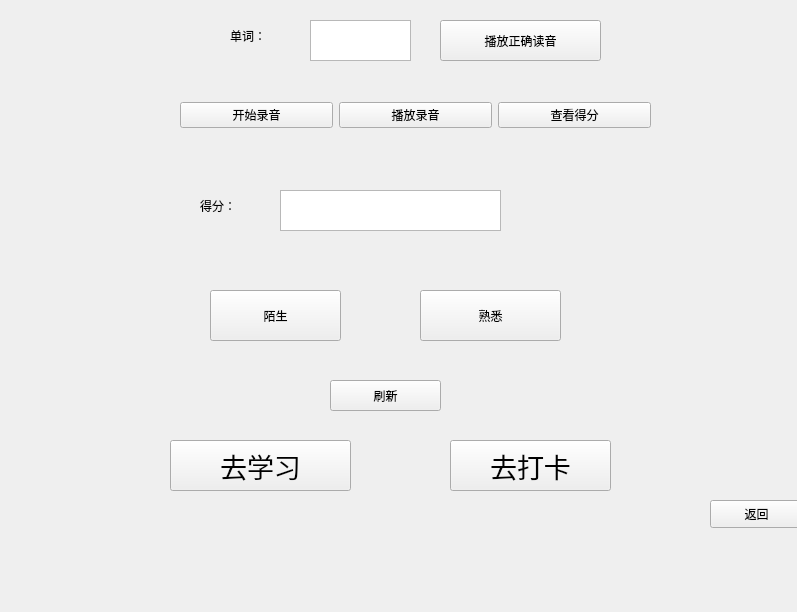
<?xml version="1.0" encoding="UTF-8"?>
<ui version="4.0">
 <class>review</class>
 <widget class="QWidget" name="review">
  <property name="geometry">
   <rect>
    <x>0</x>
    <y>0</y>
    <width>797</width>
    <height>612</height>
   </rect>
  </property>
  <property name="windowTitle">
   <string>复习</string>
  </property>
  <property name="styleSheet">
   <string notr="true">#review{border-image: url(:/new/prefix1/picture/timgOOEYZ94H.jpg)}</string>
  </property>
  <widget class="QPushButton" name="pushButton">
   <property name="geometry">
    <rect>
     <x>170</x>
     <y>440</y>
     <width>181</width>
     <height>51</height>
    </rect>
   </property>
   <property name="font">
    <font>
     <family>仿宋</family>
     <pointsize>20</pointsize>
     <weight>50</weight>
     <italic>false</italic>
     <bold>false</bold>
    </font>
   </property>
   <property name="styleSheet">
    <string notr="true">font: 20pt &quot;仿宋&quot;;</string>
   </property>
   <property name="text">
    <string>去学习</string>
   </property>
  </widget>
  <widget class="QPushButton" name="pushButton_2">
   <property name="geometry">
    <rect>
     <x>450</x>
     <y>440</y>
     <width>161</width>
     <height>51</height>
    </rect>
   </property>
   <property name="font">
    <font>
     <family>仿宋</family>
     <pointsize>20</pointsize>
     <weight>50</weight>
     <italic>false</italic>
     <bold>false</bold>
    </font>
   </property>
   <property name="styleSheet">
    <string notr="true">font: 20pt &quot;仿宋&quot;;</string>
   </property>
   <property name="text">
    <string>去打卡</string>
   </property>
  </widget>
  <widget class="QPlainTextEdit" name="plainTextEdit2">
   <property name="geometry">
    <rect>
     <x>280</x>
     <y>190</y>
     <width>221</width>
     <height>41</height>
    </rect>
   </property>
   <property name="styleSheet">
    <string notr="true">font: 15pt &quot;仿宋&quot;;</string>
   </property>
  </widget>
  <widget class="QLabel" name="label">
   <property name="geometry">
    <rect>
     <x>200</x>
     <y>190</y>
     <width>81</width>
     <height>31</height>
    </rect>
   </property>
   <property name="styleSheet">
    <string notr="true">font: 15pt &quot;仿宋&quot;;</string>
   </property>
   <property name="text">
    <string>得分：</string>
   </property>
  </widget>
  <widget class="QPlainTextEdit" name="textEditDevice">
   <property name="geometry">
    <rect>
     <x>310</x>
     <y>20</y>
     <width>101</width>
     <height>41</height>
    </rect>
   </property>
   <property name="font">
    <font>
     <family>仿宋</family>
     <pointsize>15</pointsize>
     <weight>50</weight>
     <italic>false</italic>
     <bold>false</bold>
    </font>
   </property>
   <property name="styleSheet">
    <string notr="true">font: 15pt &quot;仿宋&quot;;</string>
   </property>
   <property name="plainText">
    <string/>
   </property>
  </widget>
  <widget class="QPushButton" name="pushButton_5">
   <property name="geometry">
    <rect>
     <x>210</x>
     <y>290</y>
     <width>131</width>
     <height>51</height>
    </rect>
   </property>
   <property name="styleSheet">
    <string notr="true">font: 15pt &quot;仿宋&quot;;</string>
   </property>
   <property name="text">
    <string>陌生</string>
   </property>
  </widget>
  <widget class="QPushButton" name="pushButton_6">
   <property name="geometry">
    <rect>
     <x>420</x>
     <y>290</y>
     <width>141</width>
     <height>51</height>
    </rect>
   </property>
   <property name="styleSheet">
    <string notr="true">font: 15pt &quot;仿宋&quot;;</string>
   </property>
   <property name="text">
    <string>熟悉</string>
   </property>
  </widget>
  <widget class="QLabel" name="label_3">
   <property name="geometry">
    <rect>
     <x>230</x>
     <y>20</y>
     <width>111</width>
     <height>31</height>
    </rect>
   </property>
   <property name="styleSheet">
    <string notr="true">font: 15pt &quot;仿宋&quot;;</string>
   </property>
   <property name="text">
    <string>单词：</string>
   </property>
  </widget>
  <widget class="QPushButton" name="pushButton_9">
   <property name="geometry">
    <rect>
     <x>440</x>
     <y>20</y>
     <width>161</width>
     <height>41</height>
    </rect>
   </property>
   <property name="styleSheet">
    <string notr="true">font: 15pt &quot;仿宋&quot;;</string>
   </property>
   <property name="text">
    <string>播放正确读音</string>
   </property>
  </widget>
  <widget class="QWidget" name="layoutWidget">
   <property name="geometry">
    <rect>
     <x>180</x>
     <y>100</y>
     <width>471</width>
     <height>30</height>
    </rect>
   </property>
   <layout class="QHBoxLayout" name="horizontalLayout">
    <item>
     <widget class="QPushButton" name="pushButton_3">
      <property name="styleSheet">
       <string notr="true">font: 10pt &quot;仿宋&quot;;</string>
      </property>
      <property name="text">
       <string>开始录音</string>
      </property>
     </widget>
    </item>
    <item>
     <widget class="QPushButton" name="pushButton_8">
      <property name="styleSheet">
       <string notr="true">font: 10pt &quot;仿宋&quot;;</string>
      </property>
      <property name="text">
       <string>播放录音</string>
      </property>
     </widget>
    </item>
    <item>
     <widget class="QPushButton" name="pushButton_4">
      <property name="styleSheet">
       <string notr="true">font: 10pt &quot;仿宋&quot;;</string>
      </property>
      <property name="text">
       <string>查看得分</string>
      </property>
     </widget>
    </item>
   </layout>
  </widget>
  <widget class="QPushButton" name="pushButton_7">
   <property name="geometry">
    <rect>
     <x>710</x>
     <y>500</y>
     <width>93</width>
     <height>28</height>
    </rect>
   </property>
   <property name="styleSheet">
    <string notr="true">font: 10pt &quot;仿宋&quot;;</string>
   </property>
   <property name="text">
    <string>返回</string>
   </property>
  </widget>
  <widget class="QPushButton" name="pushButton_10">
   <property name="geometry">
    <rect>
     <x>330</x>
     <y>380</y>
     <width>111</width>
     <height>31</height>
    </rect>
   </property>
   <property name="styleSheet">
    <string notr="true">font: 10pt &quot;仿宋&quot;;</string>
   </property>
   <property name="text">
    <string>刷新</string>
   </property>
  </widget>
 </widget>
 <resources/>
 <connections/>
</ui>
